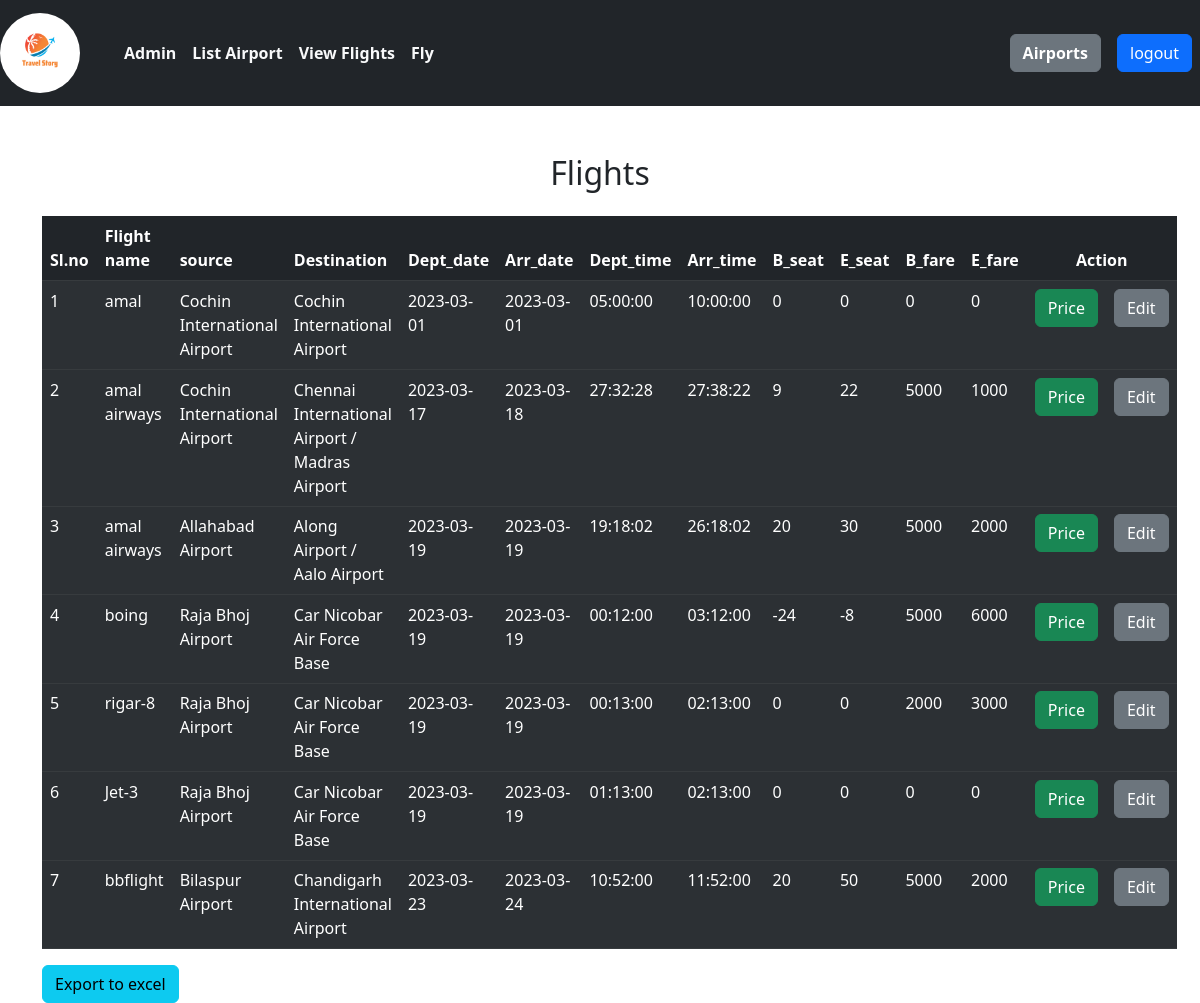
The page /admin/list_flightss.php on the database its author committed.
### tables this page shows
CREATE TABLE `fly` (
  `id` int(11) NOT NULL,
  `flight_id` int(11) NOT NULL,
  `d_airport_id` int(11) NOT NULL,
  `a_airport_id` int(11) NOT NULL,
  `d_date` date NOT NULL,
  `a_date` date NOT NULL,
  `d_time` time NOT NULL,
  `a_time` time NOT NULL,
  `created_by` int(100) NOT NULL,
  `created_at` timestamp NOT NULL DEFAULT current_timestamp(),
  `updated_by` int(100) NOT NULL,
  `updated_at` timestamp NOT NULL DEFAULT current_timestamp(),
  `b_seat` int(11) NOT NULL,
  `b_fare` int(11) NOT NULL,
  `e_seat` int(11) NOT NULL,
  `e_fare` int(11) NOT NULL
);

CREATE TABLE `flight` (
  `id` int(100) NOT NULL,
  `airline_id` int(100) NOT NULL,
  `name` varchar(255) NOT NULL,
  `total_seat` int(100) NOT NULL,
  `created_by` int(100) NOT NULL,
  `created_at` timestamp NOT NULL DEFAULT current_timestamp(),
  `updated_by` int(100) NOT NULL,
  `updated_at` timestamp NOT NULL DEFAULT current_timestamp()
);

CREATE TABLE `airport` (
  `id` int(100) NOT NULL,
  `name` varchar(255) NOT NULL,
  `abbr` varchar(255) NOT NULL,
  `state_id` int(100) NOT NULL,
  `created_by` int(100) NOT NULL,
  `created_at` timestamp NOT NULL DEFAULT current_timestamp(),
  `updated_by` int(100) NOT NULL,
  `updated_at` timestamp NOT NULL DEFAULT current_timestamp()
);

### admin/list_flightss.php (the view, shortened to what this page needs)
<?php
    require '../connection.php';
    require '../header.php';
    $sql='SELECT  * FROM fly';
    $statement=$connection->prepare($sql);
    $statement->execute();
    $flights=$statement->fetchAll(PDO::FETCH_OBJ);
?>
<div class="container-fluid main m-0 p-0">
<nav class="navbar navbar-expand-lg bg-dark ">
        <div class="container-fluid m-0 p-0">
            <a class="navbar-brand col-md-1"
                ><img src="../images/blue wing.png" class="logo"
            /></a>
            <div class="collapse navbar-collapse" id="navbarSupportedContent">
            <ul class="navbar-nav me-auto mb-2 mb-lg-0">
                    <li class="nav-item">
                        <a
                            class="nav-link active text-light fw-bold"
                            aria-current="page"
                            href="dashboard.php"
                            >Admin</a
                        >
                    </li>
                    <li class="nav-item">
                        <a class="nav-link active text-light fw-bold" href="view_airport.php"
                            >List Airport</a
                        >
                    </li>
                    <li class="nav-item">
                        <a class="nav-link active text-light fw-bold" href="flight_view.php"
                            >View Flights</a
                        >
                    </li>
                   <li class="nav-item">
                        <a class="nav-link active text-light fw-bold" href="add_root.php"
                            >Fly</a
                        >
                    </li>
            </ul>
                <form class="d-flex me-2">
                    <div>
                        <a href="add_airport.php" class="btn btn-secondary me-2 fw-bold"
                            >Airports</a
                        >
                    </div>
                </form>
                <form action="" method="POST" class="d-flex me-2">
                        <input class="btn btn-primary" type="submit" name="logout" value="logout">
                    </form>
            </div>
        </div>
    </nav>
    <div class="container">
    <form action="<?php echo $_SERVER["PHP_SELF"]; ?>" method="post">
    <div class="mt-5">
            <h2 class="text-center">Flights</h2>
            <table class="table table-dark table-striped mt-4">
                <thead>
                    <tr>
                        <th>Sl.no</th>
                        <th>Flight name</th>
                        <th>source</th>
                        <th>Destination</th>
                        <th>Dept_date</th>
                        <th>Arr_date</th>
                        <th>Dept_time</th>
                        <th>Arr_time</th>
                        <th>B_seat</th>
                        <th>E_seat</th>
                        <th>B_fare</th>
                        <th>E_fare</th>
                        <th colspan="3"class="text-center">Action</th>
                    </tr>
                </thead>
        <tbody>
            <?php
            $i=1;
            foreach($flights as $flight): ?>
            <tr>
                    <td><?= $i ?></td>
                    <?php
                    $F= $flight->flight_id;
                    $sql='SELECT name FROM flight WHERE id=:id';
                    $statement=$connection->prepare($sql);
                    $statement->execute([':id'=>$F]);
                    $st=$statement->fetch(PDO::FETCH_OBJ);
                    ?>
                    <td><?=$st->name;?></td>
                    <?php
                    $d= $flight->d_airport_id;
                    $sql='SELECT name FROM airport WHERE id=:id';
                    $statement=$connection->prepare($sql);
                    $statement->execute([':id'=>$d]);
                    $st1=$statement->fetch(PDO::FETCH_OBJ);
                    ?>
                    <td><?=$st1->name;?></td>
                    <?php
                    $d= $flight->a_airport_id;
                    $sql='SELECT name FROM airport WHERE id=:id';
                    $statement=$connection->prepare($sql);
                    $statement->execute([':id'=>$d]);
                    $st1=$statement->fetch(PDO::FETCH_OBJ);
                    ?>
                    <td><?=$st1->name;?></td>
                    <td><?=$flight->d_date;?></td>
                    <td><?=$flight->a_date;?></td>
                    <td><?=$flight->d_time;?></td>
                    <td><?=$flight->a_time;?></td>
                    <td><?=$flight->b_seat;?></td>
                    <td><?=$flight->e_seat;?></td>
                    <td><?=$flight->b_fare;?></td>
                    <td><?=$flight->e_fare;?></td>
                <td ><a href="fare.php?id=<?=$flight->id; ?>" class="btn btn-success" >Price</a></td>
                <td ><a href="fly_edit.php?id=<?=$flight->id; ?>" class="btn btn-secondary" >Edit</a></td>
            <tr>
            <?php
            $i=$i+1;
             endforeach ?>
        </tbody>
    </table>
            <button type="" id="export_data" name='export_data' value="Export to excel" class="btn btn-info">Export to excel</button>
        </form>
</div>
<?php
    require '../footer.php';
?>

### admin/css/style.css (style rules this page uses)
* { margin: 0; padding: 0; box-sizing: border-box; }
.logo { width: 80px; border-radius: 100px; }
tr { background-color: rgb(143, 139, 139); }
.main { margin: 0; }

### rows shown on the page
fly: flight.name "amal", d_airport.name "Cochin International Airport", d_date "2023-03-01", a_date "2023-03-01", d_time "05:00:00", a_time "10:00:00", b_seat "0", e_seat "0", b_fare "0", e_fare "0"
fly: flight.name "amal airways", d_airport.name "Cochin International Airport", a_airport.name "Chennai International Airport / Madras Airport", d_date "2023-03-17", a_date "2023-03-18", d_time "27:32:28", a_time "27:38:22", b_seat "9", e_seat "22", b_fare "5000", e_fare "1000"
fly: flight.name "amal airways", d_airport.name "Allahabad Airport", a_airport.name "Along Airport / Aalo Airport", d_date "2023-03-19", a_date "2023-03-19", d_time "19:18:02", a_time "26:18:02", b_seat "20", e_seat "30", b_fare "5000", e_fare "2000"
fly: flight.name "boing", d_airport.name "Raja Bhoj Airport", a_airport.name "Car Nicobar Air Force Base", d_date "2023-03-19", a_date "2023-03-19", d_time "00:12:00", a_time "03:12:00", b_seat "-24", e_seat "-8", b_fare "5000", e_fare "6000"
fly: flight.name "rigar-8", d_airport.name "Raja Bhoj Airport", a_airport.name "Car Nicobar Air Force Base", d_date "2023-03-19", a_date "2023-03-19", d_time "00:13:00", a_time "02:13:00", b_seat "0", e_seat "0", b_fare "2000", e_fare "3000"
fly: flight.name "Jet-3", d_airport.name "Raja Bhoj Airport", a_airport.name "Car Nicobar Air Force Base", d_date "2023-03-19", a_date "2023-03-19", d_time "01:13:00", a_time "02:13:00", b_seat "0", e_seat "0", b_fare "0", e_fare "0"
fly: flight.name "bbflight", d_airport.name "Bilaspur Airport", a_airport.name "Chandigarh International Airport", d_date "2023-03-23", a_date "2023-03-24", d_time "10:52:00", a_time "11:52:00", b_seat "20", e_seat "50", b_fare "5000", e_fare "2000"
